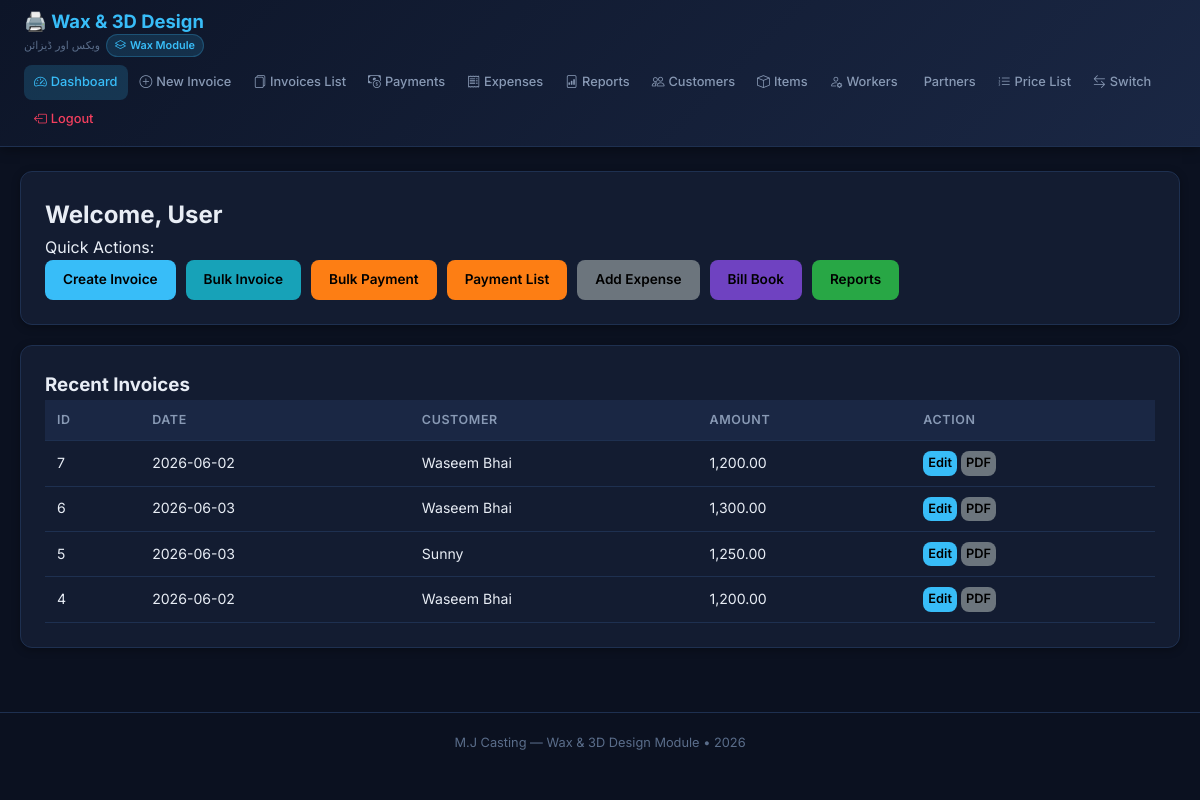
Screenshot of /wax/index.php (signed in) with the database file from the repository.
### tables this page shows
CREATE TABLE `wax_invoices` (
  `id` int(11) NOT NULL,
  `customer_id` int(11) NOT NULL,
  `invoice_date` date NOT NULL,
  `total_amount` decimal(12,2) NOT NULL DEFAULT 0.00,
  `editable_flag` tinyint(1) DEFAULT 1,
  `created_by` int(11) DEFAULT 1,
  `created_at` timestamp NOT NULL DEFAULT current_timestamp()
);

CREATE TABLE `wax_customers` (
  `id` int(11) NOT NULL,
  `name` varchar(100) NOT NULL,
  `contact` varchar(50) DEFAULT NULL,
  `address` text DEFAULT NULL,
  `opening_balance` decimal(10,2) DEFAULT 0.00,
  `billing_style` enum('weekly','monthly','cash') DEFAULT 'cash',
  `active` tinyint(1) DEFAULT 1,
  `created_at` timestamp NOT NULL DEFAULT current_timestamp()
);

### wax/includes/functions.php (called while the page is built, shortened)
<?php
function format_currency($amount) {
    return number_format($amount, 2);
}

### wax/index.php (the view, shortened to what this page needs)
<?php
require_once __DIR__ . '/includes/functions.php';
include __DIR__ . '/templates/header.php';
?>
<div class="card">
    <h2>Welcome, <?= htmlspecialchars($_SESSION['user_name'] ?? 'User') ?></h2>
    <p>Quick Actions:</p>
    <div style="display: flex; gap: 10px; flex-wrap: wrap;">
        <a href="invoice_create.php" class="btn btn-primary">Create Invoice</a>
        <a href="bulk_invoice.php" class="btn btn-primary" style="background-color: #17a2b8;">Bulk Invoice</a>
        <a href="bulk_payment.php" class="btn btn-primary" style="background-color: #fd7e14;">Bulk Payment</a>
        <a href="payments.php" class="btn btn-primary" style="background-color: #fd7e14;">Payment List</a>
        <a href="expenses.php" class="btn btn-primary" style="background-color: #6c757d;">Add Expense</a>
        <a href="report_bill_book.php" class="btn btn-primary" style="background-color: #6f42c1;">Bill Book</a>
        <a href="reports.php" class="btn btn-primary" style="background-color: #28a745;">Reports</a>
    </div>
</div>
<div class="card">
    <h3>Recent Invoices</h3>
    <table>
        <thead>
            <tr>
                <th>ID</th>
                <th>Date</th>
                <th>Customer</th>
                <th>Amount</th>
                <th>Action</th>
            </tr>
        </thead>
        <tbody>
            <?php
            $pdo = getDB();
            $stmt = $pdo->query("
                SELECT i.id, i.invoice_date, c.name as customer_name, i.total_amount
                FROM wax_invoices i
                JOIN wax_customers c ON i.customer_id = c.id
                ORDER BY i.id DESC LIMIT 10
            ");
            while ($row = $stmt->fetch()):
            ?>
            <tr>
                <td><?= $row['id'] ?></td>
                <td><?= $row['invoice_date'] ?></td>
                <td><?= htmlspecialchars($row['customer_name']) ?></td>
                <td><?= format_currency($row['total_amount']) ?></td>
                <td>
                    <a href="invoice_edit.php?id=<?= $row['id'] ?>" class="btn btn-primary" style="padding: 2px 5px; font-size: 0.8rem;">Edit</a>
                    <a href="invoice_print.php?id=<?= $row['id'] ?>" target="_blank" class="btn btn-primary" style="padding: 2px 5px; font-size: 0.8rem; background: #6c757d;">PDF</a>
                </td>
            </tr>
            <?php endwhile; ?>
        </tbody>
    </table>
</div>
<?php include __DIR__ . '/templates/footer.php'; ?>

### wax/templates/header.php (style rules this page uses)
*, *::before, *::after { box-sizing: border-box; margin: 0; padding: 0; }
:root { --primary: #38bdf8; --primary-dark: #0284c7; --success: #10b981; --danger: #f43f5e; --warning: #f59e0b; --border: #1e3050; --bg-card: #131c31; --bg-body: #0b1120; --text-primary: #e8edf5; --text-secondary: #8899b4; --text-muted: #5a6d8a; --shadow: 0 2px 8px rgba(0,0,0,0.3); }
html, body { width: 100%; min-height: 100vh; font-family: 'Inter', -apple-system, sans-serif; background: var(--bg-body); color: var(--text-primary); line-height: 1.6; }
.card { background: var(--bg-card); border: 1px solid var(--border); border-radius: 12px; padding: 24px; margin-bottom: 20px; box-shadow: var(--shadow); }
h2, h3 { margin-top: 0; color: var(--text-primary); }
table { width: 100%; border-collapse: collapse; }
th, td { padding: 10px 12px; text-align: left; border-bottom: 1px solid var(--border); font-size: 0.88rem; }
th { background: #1a2744; color: var(--text-secondary); font-weight: 600; font-size: 0.78rem; text-transform: uppercase; letter-spacing: 0.05em; }
.btn { display: inline-flex; align-items: center; gap: 5px; padding: 9px 18px; border-radius: 8px; font-size: 0.85rem; font-weight: 600; text-decoration: none; border: none; cursor: pointer; transition: all 0.2s; font-family: 'Inter', sans-serif; }
.btn-primary { background: var(--primary); color: #000; }

### rows the page displays
wax_invoices: id "7", invoice_date "2026-06-02", customer.name "Waseem Bhai", total_amount "1,200.00"
wax_invoices: id "6", invoice_date "2026-06-03", customer.name "Waseem Bhai", total_amount "1,300.00"
wax_invoices: id "5", invoice_date "2026-06-03", customer.name "Sunny", total_amount "1,250.00"
wax_invoices: id "4", invoice_date "2026-06-02", customer.name "Waseem Bhai", total_amount "1,200.00"

### other values shown
$_SESSION['user_name'] "User"
